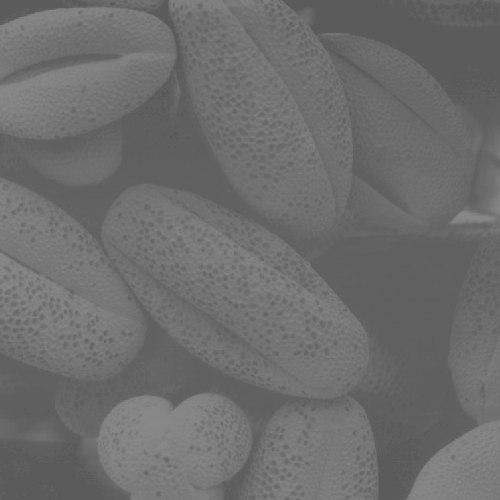
#> input picture HW5/temp.jpg, 500 x 500 px
$ python 'CV HW5.py'
#> lines starting #> are read from the running program, lines starting #| are printed output that depends on the picture
#!/usr/bin/env python
# coding: utf-8

import numpy as np
import cv2
import matplotlib.pylab as plt
plt.rcParams["figure.figsize"] = (12,6)

def show_image(image):
    plt.imshow(image, cmap='gray', vmin=0, vmax=255)
    plt.show()

image = cv2.imread('temp.jpg', 0)
#> image is the input picture: shape (500, 500); min 81, max 144, mean 109
show_image(image)

image.shape, image.min(), image.max()

plt.plot(cv2.calcHist([image], [0], None, [256], [0, 256]))
plt.show()

def normalize_histogram(image):
    unique, counts = np.unique(image, return_counts=True)
#> unique = 63 values from 81 to 144; counts = 63 values, max 17786 at index 14, min 1 at index 0, mean 3968.3
    pdf = dict(zip(unique, counts))
#> pdf = 63 items
    cdf = dict(zip(list(pdf.keys()), np.cumsum(list(pdf.values()))))
#> cdf = 63 items
    cdf_min = pdf[image.min()]
#> cdf_min = 1
    total_pixels = image.shape[0] * image.shape[1]
#> total_pixels = 250000
    norm_histo = {i: round(255 * (cdf[i] - cdf_min) / (total_pixels - cdf_min)) for i in cdf.keys()}
#> norm_histo = 63 items

    new_image = np.zeros((image.shape), dtype="uint8")
    for i in range(image.shape[0]):
        for j in range(image.shape[1]):
            new_image[i][j] = norm_histo[image[i][j]]
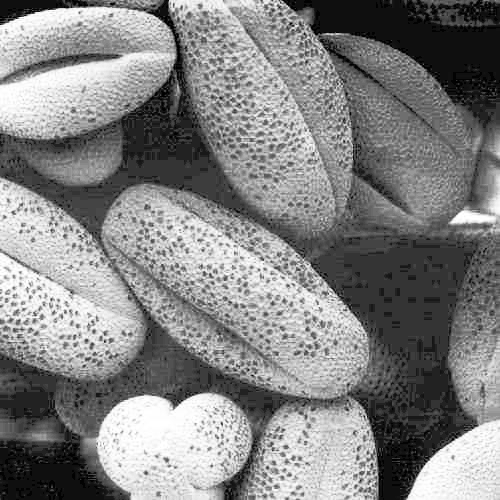
#> new_image: shape (500, 500); min 0, max 255, mean 131.1
    return new_image

new = normalize_histogram(image)
show_image(new)

plt.plot(cv2.calcHist([new], [0], None, [256], [0, 256]))
plt.show()
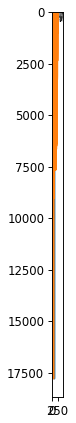
#> figure drawn by matplotlib, 1 panel
